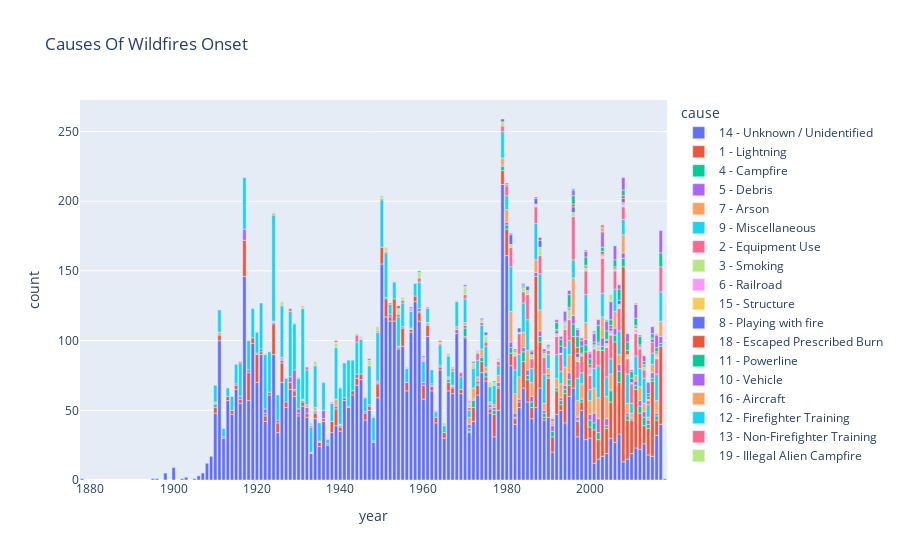

This figure's notebook cell:
### Code cell
df_3 = pd.read_csv('wildfires_grouped_task3.csv')
fig_3 = px.bar(df_3, x="year", y="count", color="cause", title="Causes Of Wildfires Onset")
fig.show()

### Figure 1 — Plotly figure (JSON) as saved in the notebook; plotly's stock layout.template omitted (floating-point values rounded to 4 significant figures)
{"data": [{"alignmentgroup": "True", "hovertemplate": "cause=14 - Unknown / Unidentified<br>year=%{x}<br>count=%{y}<extra></extra>", "legendgroup": "14 - Unknown / Unidentified", "marker": {"color": "#636efa", "pattern": {"shape": ""}}, "name": "14 - Unknown / Unidentified", "offsetgroup": "14 - Unknown / Unidentified", "orientation": "v", "showlegend": true, "textposition": "auto", "type": "bar", "x": [1878, 1895, 1896, 1898, 1900, 1902, 1903, 1905, 1906, 1907, 1908, 1909, 1910, 1911, 1912, 1913, 1914, 1915, 1916, 1917, 1918, 1919, 1920, 1921, 1922, 1923, 1924, 1925, 1926, 1927, 1928, 1929, 1930, 1931, 1932, 1933, 1934, 1935, 1936, 1937, 1938, 1939, 1940, 1941, 1942, 1943, 1944, 1945, 1946, 1947, 1948, 1949, 1950, 1951, 1952, 1953, 1954, 1955, 1956, 1957, 1958, 1959, 1960, 1961, 1962, 1963, 1964, 1965, 1966, 1967, 1968, 1969, 1970, 1971, 1972, 1973, 1974, 1975, 1976, 1977, 1978, 1979, 1980, 1981, 1982, 1983, 1984, 1985, 1986, 1987, 1988, 1989, 1990, 1991, 1992, 1993, 1994, 1995, 1996, 1997, 1998, 1999, 2000, 2001, 2002, 2003, 2004, 2005, 2006, 2007, 2008, 2009, 2010, 2011, 2012, 2013, 2014, 2015, 2016, 2017], "xaxis": "x", "y": [1, 1, 1, 5, 9, 1, 2, 1, 3, 5, 12, 17, 48, 100, 30, 57, 47, 65, 55, 146, 57, 98, 70, 90, 42, 61, 90, 34, 70, 52, 65, 60, 46, 53, 45, 19, 44, 24, 42, 25, 34, 39, 35, 57, 52, 61, 68, 72, 43, 50, 27, 59, 155, 117, 114, 114, 94, 96, 64, 106, 128, 114, 58, 103, 64, 41, 79, 30, 64, 62, 105, 62, 102, 34, 42, 61, 77, 71, 48, 31, 50, 212, 161, 82, 40, 52, 66, 56, 44, 52, 66, 43, 45, 20, 47, 50, 41, 60, 66, 31, 50, 29, 30, 12, 15, 17, 19, 30, 27, 33, 13, 15, 19, 23, 22, 26, 18, 17, 32, 40], "yaxis": "y"}, {"alignmentgroup": "True", "hovertemplate": "cause=1 - Lightning<br>year=%{x}<br>count=%{y}<extra></extra>", "legendgroup": "1 - Lightning", "marker": {"color": "#EF553B", "pattern": {"shape": ""}}, "name": "1 - Lightning", "offsetgroup": "1 - Lightning", "orientation": "v", "showlegend": true, "textposition": "auto", "type": "bar", "x": [1910, 1911, 1912, 1913, 1914, 1915, 1916, 1917, 1918, 1919, 1920, 1921, 1922, 1923, 1924, 1925, 1926, 1927, 1928, 1929, 1930, 1931, 1932, 1934, 1935, 1936, 1937, 1938, 1939, 1940, 1941, 1942, 1943, 1944, 1945, 1946, 1947, 1949, 1950, 1951, 1952, 1953, 1954, 1955, 1956, 1957, 1958, 1959, 1960, 1961, 1962, 1963, 1964, 1965, 1966, 1967, 1969, 1970, 1971, 1972, 1973, 1974, 1975, 1976, 1977, 1978, 1979, 1980, 1981, 1982, 1983, 1984, 1985, 1986, 1987, 1988, 1989, 1990, 1991, 1992, 1993, 1994, 1995, 1996, 1997, 1998, 1999, 2000, 2001, 2002, 2003, 2004, 2005, 2006, 2007, 2008, 2009, 2010, 2011, 2012, 2013, 2014, 2015, 2016, 2017], "xaxis": "x", "y": [4, 4, 1, 3, 3, 3, 3, 26, 20, 4, 20, 2, 4, 2, 22, 7, 14, 4, 5, 4, 2, 3, 3, 4, 3, 2, 1, 8, 12, 3, 2, 1, 3, 5, 4, 5, 3, 10, 12, 13, 3, 16, 1, 13, 6, 2, 4, 6, 10, 8, 3, 4, 2, 4, 6, 4, 3, 1, 1, 10, 7, 8, 3, 3, 16, 16, 10, 19, 9, 4, 4, 19, 16, 8, 94, 33, 2, 28, 11, 17, 4, 21, 8, 37, 11, 6, 63, 8, 24, 14, 76, 18, 26, 72, 37, 140, 28, 24, 42, 26, 13, 19, 54, 11, 56], "yaxis": "y"}, {"alignmentgroup": "True", "hovertemplate": "cause=4 - Campfire<br>year=%{x}<br>count=%{y}<extra></extra>", "legendgroup": "4 - Campfire", "marker": {"color": "#00cc96", "pattern": {"shape": ""}}, "name": "4 - Campfire", "offsetgroup": "4 - Campfire", "orientation": "v", "showlegend": true, "textposition": "auto", "type": "bar", "x": [1910, 1921, 1922, 1929, 1931, 1934, 1940, 1948, 1949, 1951, 1954, 1959, 1962, 1966, 1970, 1971, 1972, 1973, 1974, 1975, 1976, 1977, 1978, 1979, 1980, 1981, 1982, 1984, 1985, 1986, 1988, 1989, 1990, 1991, 1992, 1993, 1994, 1995, 1996, 1997, 1998, 1999, 2000, 2001, 2002, 2003, 2004, 2005, 2006, 2007, 2008, 2009, 2010, 2011, 2012, 2013, 2014, 2015, 2016, 2017], "xaxis": "x", "y": [2, 2, 2, 1, 1, 1, 1, 1, 1, 1, 1, 1, 1, 2, 6, 2, 5, 1, 3, 3, 1, 3, 1, 3, 3, 4, 1, 7, 3, 4, 4, 3, 1, 4, 2, 3, 3, 4, 9, 1, 2, 5, 5, 5, 5, 3, 2, 8, 5, 8, 6, 3, 1, 3, 5, 6, 3, 2, 3, 2], "yaxis": "y"}, {"alignmentgroup": "True", "hovertemplate": "cause=5 - Debris<br>year=%{x}<br>count=%{y}<extra></extra>", "legendgroup": "5 - Debris", "marker": {"color": "#ab63fa", "pattern": {"shape": ""}}, "name": "5 - Debris", "offsetgroup": "5 - Debris", "orientation": "v", "showlegend": true, "textposition": "auto", "type": "bar", "x": [1910, 1915, 1916, 1917, 1918, 1920, 1922, 1924, 1925, 1926, 1928, 1929, 1930, 1932, 1934, 1936, 1939, 1944, 1946, 1947, 1949, 1952, 1955, 1959, 1960, 1961, 1962, 1964, 1966, 1967, 1968, 1970, 1971, 1972, 1973, 1974, 1975, 1976, 1977, 1978, 1979, 1980, 1981, 1982, 1983, 1984, 1985, 1986, 1987, 1988, 1989, 1990, 1991, 1993, 1994, 1995, 1996, 1997, 1999, 2000, 2001, 2002, 2003, 2004, 2005, 2006, 2007, 2008, 2009, 2010, 2011, 2012, 2013, 2014, 2015, 2016, 2017], "xaxis": "x", "y": [1, 1, 2, 8, 2, 1, 3, 1, 2, 2, 4, 14, 3, 4, 1, 6, 2, 3, 1, 1, 1, 2, 1, 2, 2, 1, 1, 1, 1, 1, 3, 2, 3, 1, 2, 1, 1, 2, 2, 3, 1, 2, 4, 3, 2, 3, 4, 4, 3, 4, 2, 2, 4, 2, 3, 5, 6, 2, 4, 4, 7, 10, 6, 5, 1, 5, 5, 4, 2, 1, 3, 4, 4, 3, 4, 2, 5], "yaxis": "y"}, {"alignmentgroup": "True", "hovertemplate": "cause=7 - Arson<br>year=%{x}<br>count=%{y}<extra></extra>", "legendgroup": "7 - Arson", "marker": {"color": "#FFA15A", "pattern": {"shape": ""}}, "name": "7 - Arson", "offsetgroup": "7 - Arson", "orientation": "v", "showlegend": true, "textposition": "auto", "type": "bar", "x": [1910, 1911, 1924, 1926, 1931, 1932, 1933, 1934, 1935, 1939, 1940, 1957, 1961, 1966, 1967, 1968, 1970, 1971, 1972, 1973, 1974, 1975, 1976, 1977, 1978, 1979, 1980, 1981, 1982, 1983, 1984, 1985, 1986, 1987, 1988, 1989, 1990, 1991, 1992, 1993, 1994, 1995, 1996, 1997, 1998, 1999, 2000, 2001, 2002, 2003, 2004, 2005, 2006, 2007, 2008, 2009, 2010, 2011, 2012, 2013, 2014, 2015, 2016, 2017], "xaxis": "x", "y": [1, 2, 1, 2, 1, 2, 1, 2, 1, 5, 1, 1, 1, 1, 1, 2, 2, 5, 8, 3, 5, 3, 2, 2, 5, 5, 9, 22, 14, 16, 11, 14, 10, 9, 15, 5, 4, 2, 7, 10, 13, 13, 27, 12, 11, 12, 10, 18, 15, 15, 16, 11, 12, 7, 13, 7, 3, 4, 10, 6, 2, 6, 9, 11], "yaxis": "y"}, {"alignmentgroup": "True", "hovertemplate": "cause=9 - Miscellaneous<br>year=%{x}<br>count=%{y}<extra></extra>", "legendgroup": "9 - Miscellaneous", "marker": {"color": "#19d3f3", "pattern": {"shape": ""}}, "name": "9 - Miscellaneous", "offsetgroup": "9 - Miscellaneous", "orientation": "v", "showlegend": true, "textposition": "auto", "type": "bar", "x": [1910, 1911, 1912, 1913, 1914, 1915, 1916, 1917, 1918, 1919, 1920, 1921, 1922, 1923, 1924, 1925, 1926, 1927, 1928, 1929, 1930, 1931, 1932, 1933, 1934, 1935, 1936, 1937, 1938, 1939, 1940, 1941, 1942, 1943, 1944, 1945, 1946, 1947, 1948, 1949, 1950, 1951, 1952, 1953, 1954, 1955, 1956, 1957, 1958, 1959, 1960, 1961, 1962, 1963, 1964, 1965, 1966, 1967, 1968, 1969, 1970, 1971, 1972, 1973, 1974, 1975, 1976, 1977, 1978, 1979, 1980, 1981, 1982, 1983, 1984, 1985, 1986, 1987, 1988, 1989, 1990, 1991, 1992, 1993, 1994, 1995, 1996, 1997, 1998, 1999, 2000, 2001, 2002, 2003, 2004, 2005, 2006, 2007, 2008, 2009, 2010, 2011, 2012, 2013, 2014, 2015, 2016, 2017], "xaxis": "x", "y": [12, 16, 6, 6, 10, 14, 24, 37, 21, 21, 15, 33, 39, 29, 76, 18, 37, 17, 47, 33, 22, 65, 25, 18, 30, 13, 20, 3, 13, 37, 26, 25, 33, 22, 23, 25, 10, 28, 17, 35, 34, 32, 7, 12, 21, 17, 10, 12, 9, 19, 15, 10, 10, 4, 15, 5, 15, 10, 18, 9, 17, 5, 14, 12, 17, 15, 11, 14, 7, 19, 10, 32, 17, 16, 21, 22, 10, 26, 26, 21, 10, 1, 17, 9, 14, 10, 13, 16, 8, 20, 8, 14, 23, 17, 14, 11, 16, 17, 11, 21, 7, 14, 13, 18, 9, 8, 19, 21], "yaxis": "y"}, {"alignmentgroup": "True", "hovertemplate": "cause=2 - Equipment Use<br>year=%{x}<br>count=%{y}<extra></extra>", "legendgroup": "2 - Equipment Use", "marker": {"color": "#FF6692", "pattern": {"shape": ""}}, "name": "2 - Equipment Use", "offsetgroup": "2 - Equipment Use", "orientation": "v", "showlegend": true, "textposition": "auto", "type": "bar", "x": [1916, 1924, 1928, 1932, 1933, 1944, 1949, 1950, 1951, 1952, 1954, 1955, 1959, 1960, 1961, 1964, 1967, 1969, 1970, 1971, 1972, 1973, 1974, 1975, 1978, 1979, 1980, 1981, 1982, 1983, 1984, 1985, 1986, 1987, 1988, 1989, 1990, 1991, 1992, 1993, 1994, 1995, 1996, 1997, 1998, 1999, 2000, 2001, 2002, 2003, 2004, 2005, 2006, 2007, 2008, 2009, 2010, 2011, 2012, 2013, 2014, 2015, 2016, 2017], "xaxis": "x", "y": [1, 1, 2, 2, 1, 5, 1, 1, 1, 1, 2, 2, 3, 1, 1, 1, 1, 3, 3, 2, 1, 5, 2, 3, 3, 4, 7, 14, 10, 15, 8, 18, 7, 12, 13, 12, 3, 2, 13, 12, 13, 15, 31, 12, 12, 17, 10, 14, 11, 25, 21, 17, 13, 16, 9, 11, 14, 16, 14, 6, 3, 8, 11, 18], "yaxis": "y"}, {"alignmentgroup": "True", "hovertemplate": "cause=3 - Smoking<br>year=%{x}<br>count=%{y}<extra></extra>", "legendgroup": "3 - Smoking", "marker": {"color": "#B6E880", "pattern": {"shape": ""}}, "name": "3 - Smoking", "offsetgroup": "3 - Smoking", "orientation": "v", "showlegend": true, "textposition": "auto", "type": "bar", "x": [1922, 1924, 1926, 1929, 1930, 1931, 1933, 1934, 1939, 1940, 1944, 1945, 1946, 1947, 1948, 1949, 1950, 1951, 1954, 1955, 1956, 1959, 1960, 1964, 1965, 1966, 1968, 1970, 1971, 1972, 1973, 1974, 1975, 1976, 1977, 1978, 1979, 1981, 1982, 1983, 1984, 1985, 1986, 1987, 1988, 1989, 1990, 1991, 1992, 1993, 1994, 1995, 1996, 1997, 1998, 1999, 2000, 2001, 2002, 2004, 2005, 2006, 2007, 2008, 2009, 2011, 2012, 2013, 2016], "xaxis": "x", "y": [1, 1, 3, 1, 1, 2, 2, 3, 3, 1, 1, 1, 1, 4, 1, 3, 2, 3, 3, 2, 1, 4, 2, 1, 2, 2, 1, 5, 3, 3, 1, 2, 4, 3, 2, 1, 3, 2, 3, 1, 3, 3, 3, 1, 6, 3, 1, 1, 2, 1, 4, 7, 3, 3, 1, 2, 1, 1, 3, 1, 1, 1, 1, 1, 1, 1, 1, 2, 1], "yaxis": "y"}, {"alignmentgroup": "True", "hovertemplate": "cause=6 - Railroad<br>year=%{x}<br>count=%{y}<extra></extra>", "legendgroup": "6 - Railroad", "marker": {"color": "#FF97FF", "pattern": {"shape": ""}}, "name": "6 - Railroad", "offsetgroup": "6 - Railroad", "orientation": "v", "showlegend": true, "textposition": "auto", "type": "bar", "x": [1938, 1945, 1957, 1963, 1970, 1971, 1973, 1975, 1978, 1987, 1990, 1994, 2000, 2001, 2002, 2003, 2004, 2005, 2007, 2008, 2010, 2011, 2014, 2016], "xaxis": "x", "y": [1, 1, 2, 1, 1, 2, 1, 1, 1, 1, 1, 1, 4, 2, 1, 1, 1, 2, 1, 2, 1, 2, 1, 1], "yaxis": "y"}, {"alignmentgroup": "True", "hovertemplate": "cause=15 - Structure<br>year=%{x}<br>count=%{y}<extra></extra>", "legendgroup": "15 - Structure", "marker": {"color": "#FECB52", "pattern": {"shape": ""}}, "name": "15 - Structure", "offsetgroup": "15 - Structure", "orientation": "v", "showlegend": true, "textposition": "auto", "type": "bar", "x": [1939, 1954, 2003, 2004, 2007, 2009, 2011, 2016], "xaxis": "x", "y": [1, 1, 1, 1, 1, 2, 1, 1], "yaxis": "y"}, {"alignmentgroup": "True", "hovertemplate": "cause=8 - Playing with fire<br>year=%{x}<br>count=%{y}<extra></extra>", "legendgroup": "8 - Playing with fire", "marker": {"color": "#636efa", "pattern": {"shape": ""}}, "name": "8 - Playing with fire", "offsetgroup": "8 - Playing with fire", "orientation": "v", "showlegend": true, "textposition": "auto", "type": "bar", "x": [1939, 1947, 1957, 1970, 1972, 1974, 1975, 1979, 1981, 1982, 1983, 1984, 1985, 1986, 1987, 1988, 1989, 1990, 1992, 1993, 1995, 1996, 1997, 1998, 1999, 2000, 2002, 2003, 2004, 2005, 2006, 2007, 2008, 2010, 2011, 2012, 2013, 2015, 2016], "xaxis": "x", "y": [1, 1, 1, 1, 1, 1, 2, 2, 7, 1, 3, 1, 3, 2, 4, 5, 1, 1, 2, 5, 1, 4, 3, 1, 1, 1, 1, 1, 2, 2, 1, 3, 3, 3, 1, 1, 1, 2, 1], "yaxis": "y"}, {"alignmentgroup": "True", "hovertemplate": "cause=18 - Escaped Prescribed Burn<br>year=%{x}<br>count=%{y}<extra></extra>", "legendgroup": "18 - Escaped Prescribed Burn", "marker": {"color": "#EF553B", "pattern": {"shape": ""}}, "name": "18 - Escaped Prescribed Burn", "offsetgroup": "18 - Escaped Prescribed Burn", "orientation": "v", "showlegend": true, "textposition": "auto", "type": "bar", "x": [1954, 1964, 1967, 1980, 1982, 1986, 1987, 1988, 1992, 1995, 1996, 1997, 1999, 2000, 2002, 2003, 2004, 2005, 2006, 2008, 2009, 2011, 2012, 2013, 2014, 2015, 2016], "xaxis": "x", "y": [2, 1, 1, 1, 1, 1, 1, 2, 1, 1, 2, 4, 1, 2, 1, 2, 1, 2, 1, 2, 3, 1, 1, 1, 2, 1, 1], "yaxis": "y"}, {"alignmentgroup": "True", "hovertemplate": "cause=11 - Powerline<br>year=%{x}<br>count=%{y}<extra></extra>", "legendgroup": "11 - Powerline", "marker": {"color": "#00cc96", "pattern": {"shape": ""}}, "name": "11 - Powerline", "offsetgroup": "11 - Powerline", "orientation": "v", "showlegend": true, "textposition": "auto", "type": "bar", "x": [1959, 1977, 1984, 1990, 1992, 1993, 1994, 1995, 1996, 1997, 1998, 1999, 2000, 2001, 2002, 2003, 2004, 2005, 2006, 2007, 2008, 2009, 2010, 2011, 2012, 2013, 2014, 2015, 2016, 2017, 2018], "xaxis": "x", "y": [1, 1, 1, 1, 5, 5, 1, 9, 6, 8, 5, 6, 4, 2, 12, 3, 6, 4, 5, 8, 4, 6, 5, 5, 6, 2, 2, 3, 3, 10, 1], "yaxis": "y"}, {"alignmentgroup": "True", "hovertemplate": "cause=10 - Vehicle<br>year=%{x}<br>count=%{y}<extra></extra>", "legendgroup": "10 - Vehicle", "marker": {"color": "#ab63fa", "pattern": {"shape": ""}}, "name": "10 - Vehicle", "offsetgroup": "10 - Vehicle", "orientation": "v", "showlegend": true, "textposition": "auto", "type": "bar", "x": [1960, 1980, 1981, 1984, 1989, 1992, 1993, 1994, 1995, 1996, 1997, 1998, 1999, 2000, 2001, 2002, 2003, 2004, 2005, 2006, 2007, 2008, 2009, 2010, 2011, 2012, 2013, 2014, 2015, 2016, 2017], "xaxis": "x", "y": [1, 1, 1, 1, 2, 2, 2, 7, 3, 4, 5, 4, 4, 4, 6, 4, 11, 7, 13, 10, 3, 9, 6, 1, 10, 1, 4, 8, 5, 9, 16], "yaxis": "y"}, {"alignmentgroup": "True", "hovertemplate": "cause=16 - Aircraft<br>year=%{x}<br>count=%{y}<extra></extra>", "legendgroup": "16 - Aircraft", "marker": {"color": "#FFA15A", "pattern": {"shape": ""}}, "name": "16 - Aircraft", "offsetgroup": "16 - Aircraft", "orientation": "v", "showlegend": true, "textposition": "auto", "type": "bar", "x": [1967, 2003, 2005, 2011, 2016], "xaxis": "x", "y": [1, 3, 1, 1, 1], "yaxis": "y"}, {"alignmentgroup": "True", "hovertemplate": "cause=12 - Firefighter Training<br>year=%{x}<br>count=%{y}<extra></extra>", "legendgroup": "12 - Firefighter Training", "marker": {"color": "#19d3f3", "pattern": {"shape": ""}}, "name": "12 - Firefighter Training", "offsetgroup": "12 - Firefighter Training", "orientation": "v", "showlegend": true, "textposition": "auto", "type": "bar", "x": [1996, 1997, 2001, 2004], "xaxis": "x", "y": [1, 1, 1, 1], "yaxis": "y"}, {"alignmentgroup": "True", "hovertemplate": "cause=13 - Non-Firefighter Training<br>year=%{x}<br>count=%{y}<extra></extra>", "legendgroup": "13 - Non-Firefighter Training", "marker": {"color": "#FF6692", "pattern": {"shape": ""}}, "name": "13 - Non-Firefighter Training", "offsetgroup": "13 - Non-Firefighter Training", "orientation": "v", "showlegend": true, "textposition": "auto", "type": "bar", "x": [1998, 1999, 2000, 2001, 2003], "xaxis": "x", "y": [2, 1, 1, 1, 2], "yaxis": "y"}, {"alignmentgroup": "True", "hovertemplate": "cause=19 - Illegal Alien Campfire<br>year=%{x}<br>count=%{y}<extra></extra>", "legendgroup": "19 - Illegal Alien Campfire", "marker": {"color": "#B6E880", "pattern": {"shape": ""}}, "name": "19 - Illegal Alien Campfire", "offsetgroup": "19 - Illegal Alien Campfire", "orientation": "v", "showlegend": true, "textposition": "auto", "type": "bar", "x": [2005], "xaxis": "x", "y": [4], "yaxis": "y"}], "layout": {"autosize": true, "barmode": "relative", "legend": {"title": {"text": "cause"}, "tracegroupgap": 0}, "title": {"text": "Causes Of Wildfires Onset"}, "xaxis": {"anchor": "y", "autorange": true, "domain": [0, 1], "range": [1878.0, 2018.0], "title": {"text": "year"}, "type": "linear"}, "yaxis": {"anchor": "x", "autorange": true, "domain": [0, 1], "range": [0, 272.6], "title": {"text": "count"}, "type": "linear"}}}
